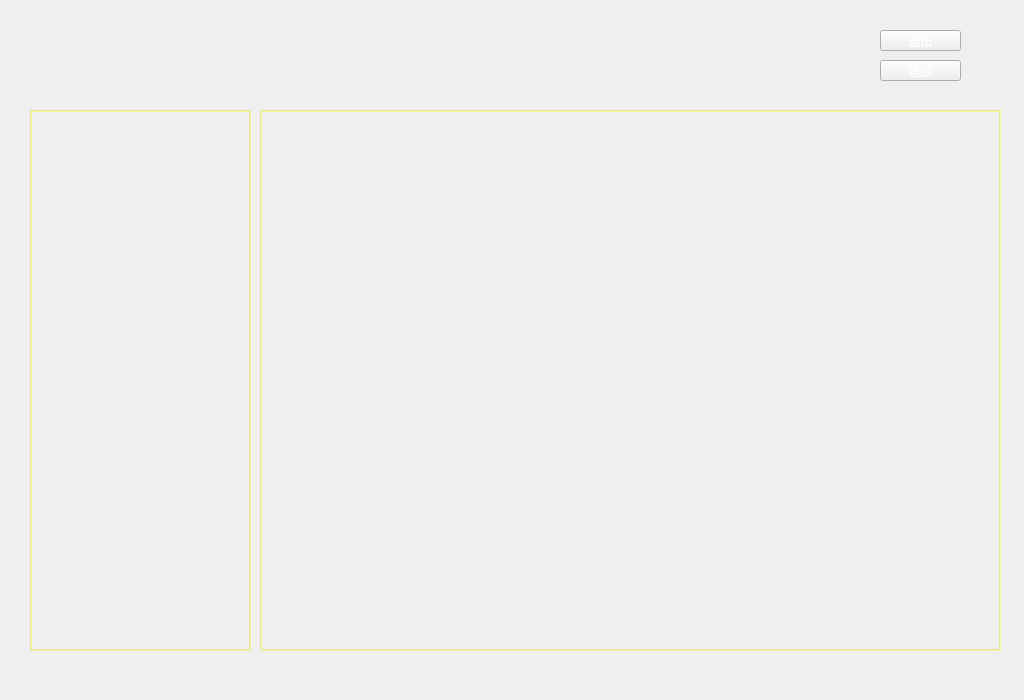
<?xml version="1.0" encoding="UTF-8"?>
<ui version="4.0">
 <class>bgWidget</class>
 <widget class="QWidget" name="bgWidget">
  <property name="geometry">
   <rect>
    <x>0</x>
    <y>0</y>
    <width>1024</width>
    <height>700</height>
   </rect>
  </property>
  <property name="minimumSize">
   <size>
    <width>1024</width>
    <height>700</height>
   </size>
  </property>
  <property name="maximumSize">
   <size>
    <width>1024</width>
    <height>700</height>
   </size>
  </property>
  <property name="windowTitle">
   <string>Form</string>
  </property>
  <property name="styleSheet">
   <string notr="true">QWidget[objectName=&quot;bgWidget&quot;] 
{
background-image: url(:/Images/Media/lobby.png);
}


QPushButton
{
border-image: url(:/Images/Media/btn_bg)0 312 0 0;
color: rgb(255, 255, 255);
}
QPushButton::hover
{ 
border-image: url(:/Images/Media/btn_bg)0 156 0 156;
color: rgb(255, 255, 255);
}
QPushButton::pressed
{ 
border-image: url(:/Images/Media/btn_bg)0 0 0 312;
color: rgb(255, 255, 255);
}

QScrollArea
{
	background-color: rgba(255, 255, 0, 50);
}

QWidget[objectName=&quot;scrollAreaWidgetContents&quot;]
{
	background-color: rgba(255, 255, 255, 0);
}

QWidget[objectName=&quot;scrollAreaWidgetContents_2&quot;]
{
	background-color: rgba(255, 255, 255, 0);
}</string>
  </property>
  <widget class="QPushButton" name="btn_back">
   <property name="geometry">
    <rect>
     <x>880</x>
     <y>60</y>
     <width>81</width>
     <height>21</height>
    </rect>
   </property>
   <property name="text">
    <string>返回</string>
   </property>
  </widget>
  <widget class="QScrollArea" name="gameList">
   <property name="geometry">
    <rect>
     <x>30</x>
     <y>110</y>
     <width>221</width>
     <height>541</height>
    </rect>
   </property>
   <property name="frameShape">
    <enum>QFrame::Box</enum>
   </property>
   <property name="verticalScrollBarPolicy">
    <enum>Qt::ScrollBarAlwaysOff</enum>
   </property>
   <property name="widgetResizable">
    <bool>true</bool>
   </property>
   <widget class="QWidget" name="scrollAreaWidgetContents">
    <property name="geometry">
     <rect>
      <x>0</x>
      <y>0</y>
      <width>219</width>
      <height>539</height>
     </rect>
    </property>
   </widget>
  </widget>
  <widget class="QScrollArea" name="tableList">
   <property name="geometry">
    <rect>
     <x>260</x>
     <y>110</y>
     <width>741</width>
     <height>541</height>
    </rect>
   </property>
   <property name="frameShape">
    <enum>QFrame::Box</enum>
   </property>
   <property name="frameShadow">
    <enum>QFrame::Sunken</enum>
   </property>
   <property name="verticalScrollBarPolicy">
    <enum>Qt::ScrollBarAlwaysOff</enum>
   </property>
   <property name="widgetResizable">
    <bool>true</bool>
   </property>
   <widget class="QWidget" name="scrollAreaWidgetContents_2">
    <property name="geometry">
     <rect>
      <x>0</x>
      <y>0</y>
      <width>739</width>
      <height>539</height>
     </rect>
    </property>
   </widget>
  </widget>
  <widget class="QPushButton" name="btn_quit">
   <property name="geometry">
    <rect>
     <x>880</x>
     <y>30</y>
     <width>81</width>
     <height>21</height>
    </rect>
   </property>
   <property name="text">
    <string>退出</string>
   </property>
  </widget>
 </widget>
 <resources>
  <include location="client.qrc"/>
 </resources>
 <connections/>
</ui>
